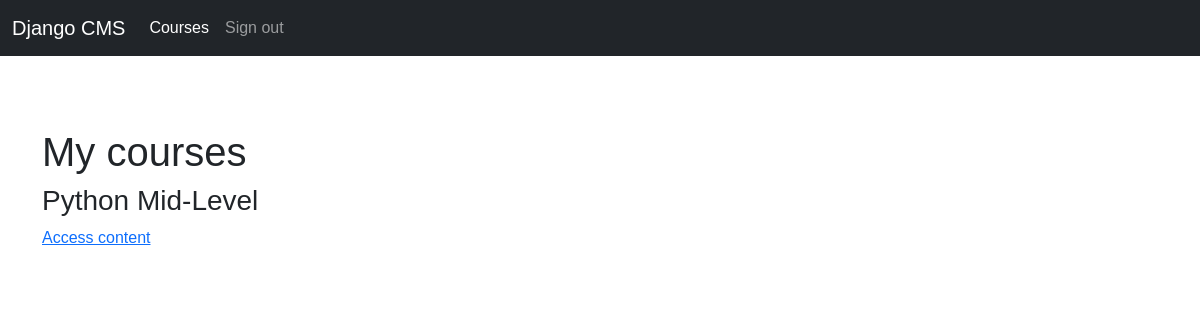
/students/courses/ (signed in), run on an earlier commit of the app's database.
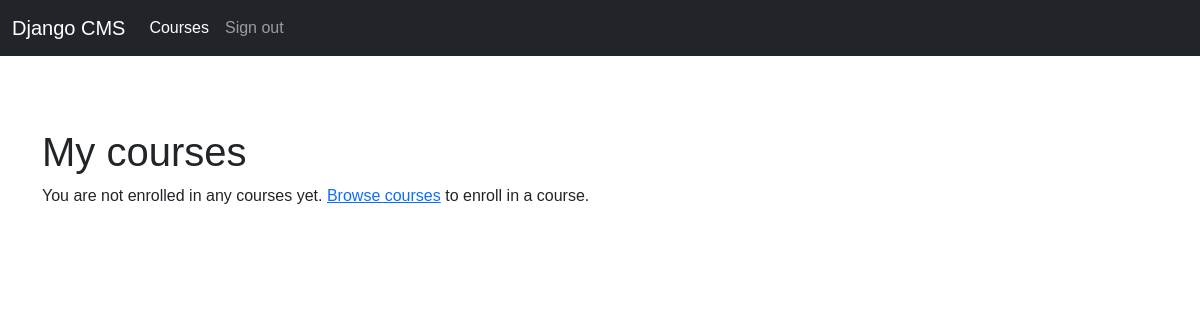
And on a later commit of the database.
### courses/models.py (models this page shows, shortened)
class Course(models.Model):
    owner = models.ForeignKey(
        User, related_name="courses_created", on_delete=models.CASCADE
    )
    subject = models.ForeignKey(
        Subject, related_name="courses", on_delete=models.CASCADE
    )
    title = models.CharField(max_length=200)
    slug = models.SlugField(max_length=200, unique=True)
    overview = models.TextField()
    created = models.DateTimeField(auto_now_add=True)
    students = models.ManyToManyField(User, related_name="courses_joined", blank=True)
    class Meta:
        ordering = ["-created"]

### students/views.py (the view)
# urls.py: path("courses/", views.StudentCourseListView.as_view(), name="student_course_list"),
class StudentCourseListView(LoginRequiredMixin, ListView):
    model = Course
    template_name = "students/course/list.html"
    def get_queryset(self):
        qs = super(StudentCourseListView, self).get_queryset()
        return qs.filter(students__in=[self.request.user])

### students/templates/students/course/list.html (shortened to what this page needs)
{% extends "base.html" %}
{% block content %}
    <div class="row">
        <div class="col-md-12">
            <h1>My courses</h1>
            <div class="module">
                {% for course in object_list %}
                    <h3>{{ course.title }}</h3>
                    <p><a href="{% url "student_course_detail" course.id %}">Access content</a></p>
                {% empty %}
                    <p>
                        You are not enrolled in any courses yet.
                        <a href="{% url "course_list" %}">Browse courses</a> to enroll in a course.
                    </p>
                {% endfor %}
            </div>
        </div>
    </div>
{% endblock %}

What changed in the data, as far as the page shows it:
no longer on this page (row edited): Course: title "Python Mid-Level"
Also different on the page:
text now shown: "You are not enrolled in any courses yet. Browse courses to enroll in a course."
